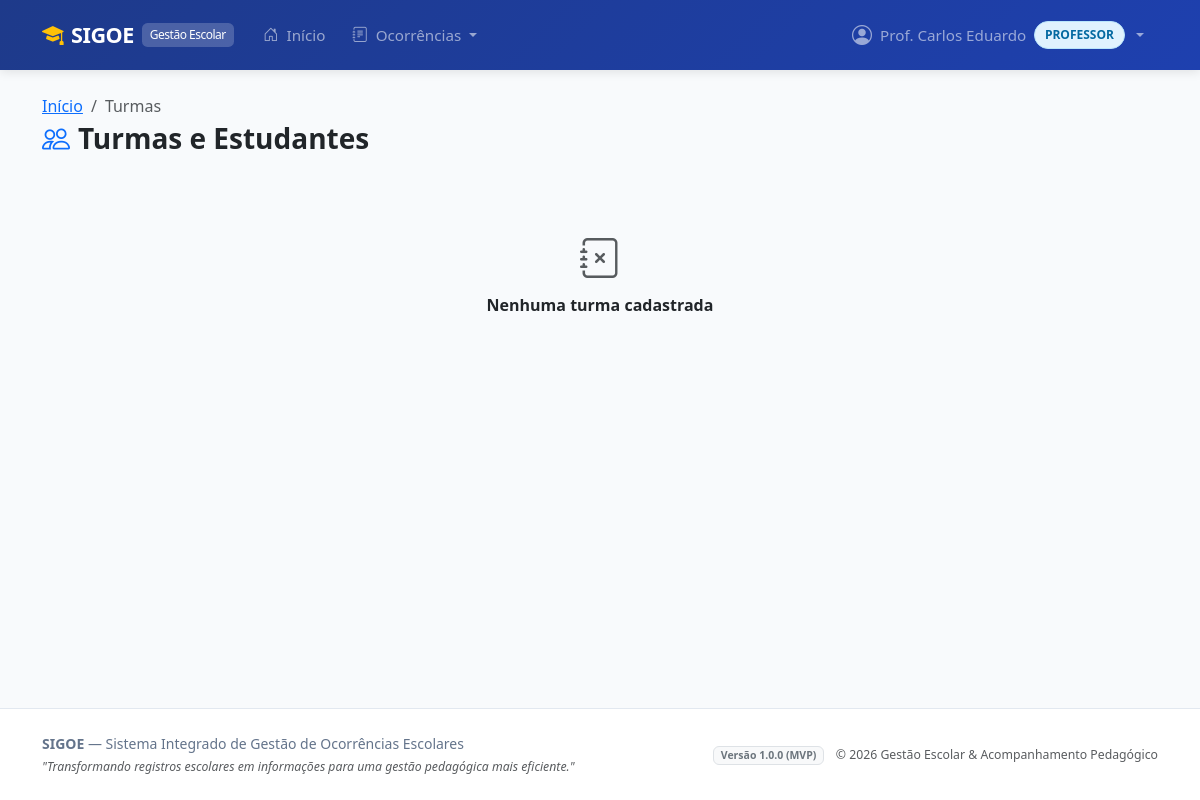
/turmas/ (signed in), run on an earlier commit of the app's database.
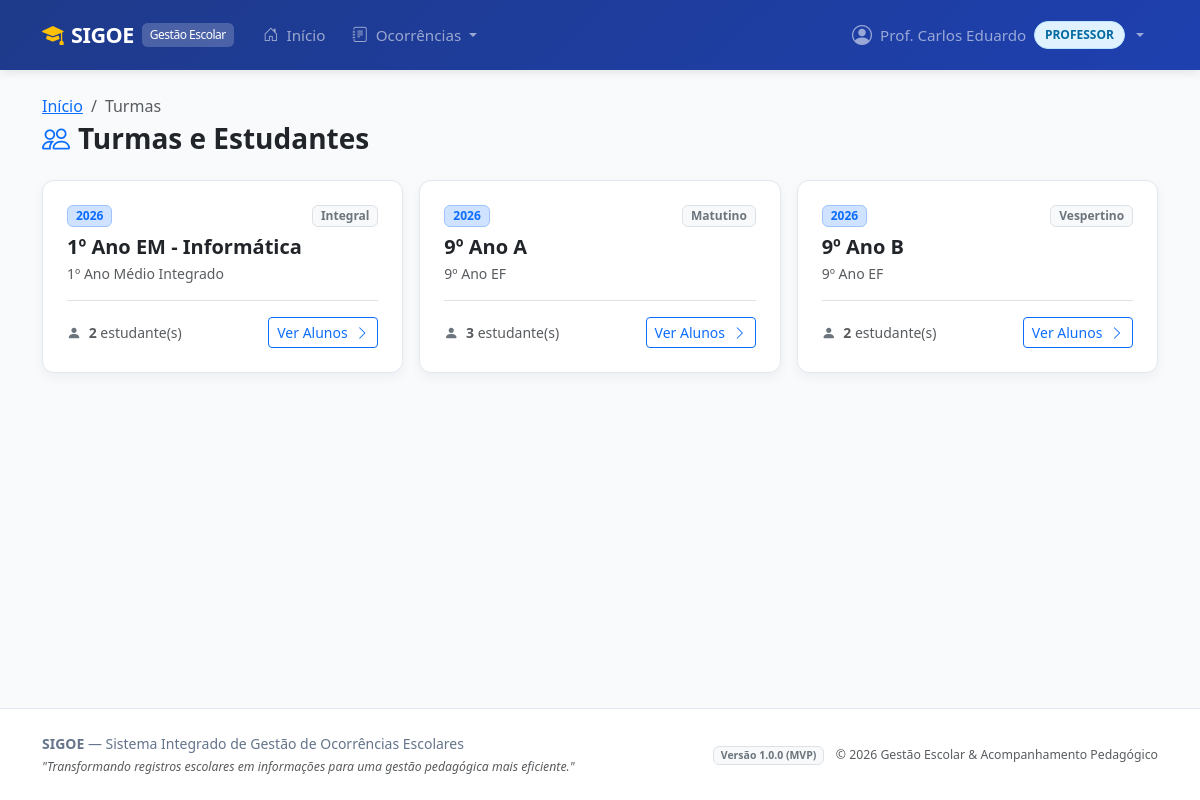
And on a later commit of the database.
### turmas/models.py (models this page shows, shortened)
class Turma(models.Model):
    nome = models.CharField(
        'Nome da Turma',
        max_length=100,
        help_text='Exemplo: 9º Ano A, 3º Ano Informática'
    )
    serie = models.CharField(
        'Série / Etapa',
        max_length=50,
        help_text='Exemplo: 9º Ano Ensino Fundamental, 3º Médio'
    )
    turno = models.CharField(
        'Turno',
        max_length=20,
        choices=TurnoTurma.choices,
        default=TurnoTurma.MATUTINO
    )
    ano_letivo = models.PositiveIntegerField(
        'Ano Letivo',
        help_text='Exemplo: 2026'
    )
    ativa = models.BooleanField(
        'Ativa',
        default=True,
        help_text='Indica se a turma está em andamento.'
    )
    data_criacao = models.DateTimeField(
        'Data de Cadastro',
        auto_now_add=True
    )
    class Meta:
        verbose_name = 'Turma'
        verbose_name_plural = 'Turmas'
        ordering = ['-ano_letivo', 'nome']
        unique_together = ('nome', 'ano_letivo')

### turmas/views.py (the view)
# urls.py: path('', views.lista_turmas_view, name='lista_turmas'),
@login_required
@professor_ou_coordenacao_required
def lista_turmas_view(request):
    ano_filtro = request.GET.get('ano')
    turno_filtro = request.GET.get('turno')
    turmas = Turma.objects.filter(ativa=True)
    if ano_filtro:
        turmas = turmas.filter(ano_letivo=ano_filtro)
    if turno_filtro:
        turmas = turmas.filter(turno=turno_filtro)
    turmas = turmas.order_by('-ano_letivo', 'nome')
    return render(request, 'turmas/lista_turmas.html', {
        'turmas': turmas,
        'ano_selecionado': ano_filtro,
        'turno_selecionado': turno_filtro,
    })

### usuarios/models.py (called while the page is built)
    @property
    def is_admin(self):
        return self.perfil == PerfilUsuario.ADMIN or self.is_superuser

    @property
    def is_professor(self):
        return self.perfil == PerfilUsuario.PROFESSOR

    @property
    def is_coordenacao(self):
        return self.perfil == PerfilUsuario.COORDENACAO

### templates/turmas/lista_turmas.html (shortened to what this page needs)
{% extends 'base.html' %}
{% block content %}
<div class="container container-xl py-4">
    <div class="d-flex flex-column flex-md-row justify-content-between align-items-md-center mb-4 gap-2">
        <div>
            <nav aria-label="breadcrumb">
                <ol class="breadcrumb mb-1 small">
                    <li class="breadcrumb-item"><a href="{% url 'core:home' %}">Início</a></li>
                    <li class="breadcrumb-item active" aria-current="page">Turmas</li>
                </ol>
            </nav>
            <h3 class="fw-bold mb-0 text-dark">
                <i class="bi bi-people text-primary me-2"></i>Turmas e Estudantes
            </h3>
        </div>
    </div>
    <div class="row g-3">
        {% for turma in turmas %}
            <div class="col-md-6 col-lg-4">
                <div class="sigoe-card sigoe-card-hover h-100 d-flex flex-column p-4">
                    <div class="d-flex justify-content-between align-items-start mb-2">
                        <span class="badge bg-primary-subtle text-primary border border-primary-subtle px-2 py-1">
                            {{ turma.ano_letivo }}
                        </span>
                        <span class="badge bg-light text-secondary border">
                            {{ turma.get_turno_display }}
                        </span>
                    </div>
                    <h5 class="fw-bold text-dark mb-1">{{ turma.nome }}</h5>
                    <p class="text-muted small mb-3">{{ turma.serie }}</p>
                    <div class="mt-auto pt-3 border-top d-flex justify-content-between align-items-center">
                        <span class="small text-muted">
                            <i class="bi bi-person-fill text-secondary me-1"></i>
                            <strong>{{ turma.matriculas.count }}</strong> estudante(s)
                        </span>
                        <a href="{% url 'turmas:detalhe_turma' turma.id %}" class="btn btn-outline-primary btn-sm">
                            Ver Alunos <i class="bi bi-chevron-right ms-1"></i>
                        </a>
                    </div>
                </div>
            </div>
        {% empty %}
            <div class="col-12 text-center py-5">
                <i class="bi bi-journal-x fs-1 text-muted"></i>
                <h6 class="fw-semibold text-dark mt-2">Nenhuma turma cadastrada</h6>
            </div>
        {% endfor %}
    </div>
</div>
{% endblock %}

What changed in the data, as far as the page shows it:
added Turma: ano_letivo "2026", turno "Integral", nome "1º Ano EM - Informática", serie "1º Ano Médio Integrado", matriculas.count "2"
added Turma: ano_letivo "2026", turno "Matutino", nome "9º Ano A", serie "9º Ano EF", matriculas.count "3"
added Turma: ano_letivo "2026", turno "Vespertino", nome "9º Ano B", serie "9º Ano EF", matriculas.count "2"
Also different on the page:
text no longer shown: "Nenhuma turma cadastrada"
